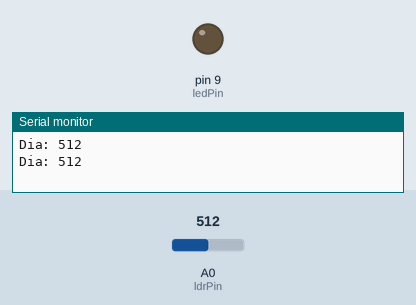
A sketch run on a simulated Arduino Uno, built with avr-gcc and run on an emulated ATmega328P. Shown: output pins drawn as LEDs (lit = HIGH), the last lines printed to the serial monitor. The test bench sets the inputs (shaded band); at power-on: A0 (ldrPin) = 512.

Above: at 1.8 s.
1.9 s: A0 (ldrPin) set to 313
3.4 s: A0 (ldrPin) set to 285
At 5.1 s:
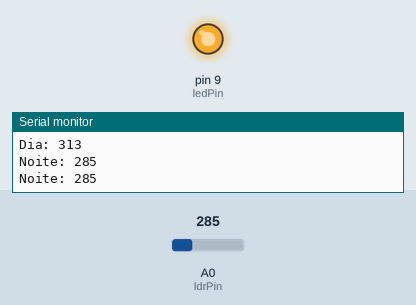
5.5 s: A0 (ldrPin) set to 306
At 6.7 s:
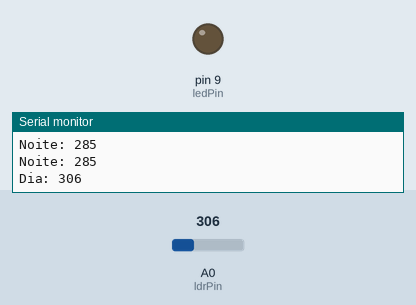
7.5 s: A0 (ldrPin) set to 290
At 9.4 s:
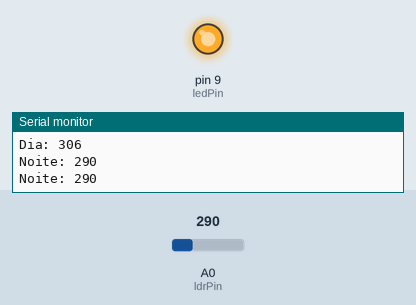
Timing chart, 0 to 10.5 s (numbered marks = the images above; inputs shaded):
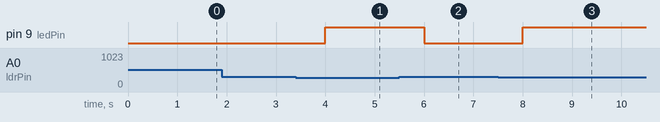

The sketch:

ldrDiaNoite.ino
```cpp
/*
 * 20160603 - Read Analog Value from LDR sensor
 */


int ldrPin = A0;
int ledPin = 9;
int dayThreshold = 300;


void setup() {

  pinMode(ledPin,OUTPUT);
  Serial.begin(9600);
}

void loop() {

  int ldrValue = analogRead(ldrPin);

  if(ldrValue > dayThreshold){
    Serial.print("Dia: ");
    digitalWrite(ledPin,LOW);
  }
  else{
    Serial.print("Noite: ");
    digitalWrite(ledPin,HIGH);
  }

  Serial.println(ldrValue);

  delay(1000);


}
```

Measured:
- the behaviour switches between 301 and 300 on A0 (ldrPin) (found by bisection; images 0 and 1)
- after the input at 3.4 s, pin 9 (ledPin): LOW → HIGH after 0.60 s
- after the input at 5.5 s, pin 9 (ledPin): HIGH → LOW after 0.50 s
- after the input at 7.5 s, pin 9 (ledPin): LOW → HIGH after 0.50 s
